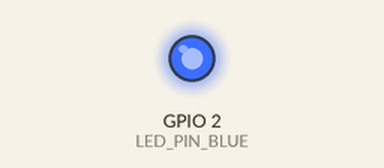
Simulated run of this sketch. Board: ESP8266 (NodeMCU). Shown: output pins drawn as LEDs (lit = HIGH). WiFi joins after 1.5 s; servers stay silent unless stated; not simulated (calls return 0 or success): secrets.h; what the sketch prints to the serial monitor is not drawn.

Above: at 2.3 s.
At 4.1 s:
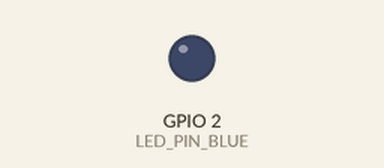
Timing chart, 0 to 42.0 s (numbered marks = the images above):
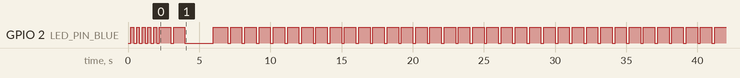

The sketch:

bme280-wifi-mqtt.ino
```cpp
/*
   BME280 temperature and humitdity sensor
   - with MQTT publishing
   - over Wifi
   - USB powered
   - and LED blinking for instant diagnostics
*/

#include <ESP8266WiFi.h>

#include "secrets.h"

#define LED_PIN_BLUE  2
#define LED_ON        LOW
#define LED_OFF       HIGH

boolean wifiWasAlive = true;

void setup() {
  setupLED();
  Serial.begin(115200);
  Serial.println();
  notifyStartup();
  setupWifi();
}

void setupLED() {
  pinMode(LED_PIN_BLUE, OUTPUT);
}

void blinkLED(int times, int on_time, int off_time) {
  for (int i = 0; i < times; i++) {
    digitalWrite(LED_PIN_BLUE, LED_ON);
    delay(on_time);
    digitalWrite(LED_PIN_BLUE, LED_OFF);
    delay(off_time);
  }
}

void notifyStartup() {
  Serial.println("starting...");
  blinkLED(5, 200, 200);
}

void notifyWifiLookup() {
  Serial.print("Looking for WiFi ");
}

void notifyWifiStillTrying() {
  Serial.print(".");
}

void notifyWifiConnected() {
  Serial.printf(" connected to %s\n", WiFi.SSID().c_str());
  blinkLED(1, 2000, 1000);
}

void setupWifi() {
  WiFi.mode(WIFI_STA);
  WiFi.begin(WIFI_NETWORK, WIFI_PASSWORD);
}

void monitorWifi() {
  if (WiFi.status() != WL_CONNECTED) {
    if (wifiWasAlive == true) {
      wifiWasAlive = false;
      notifyWifiLookup();
    }
    notifyWifiStillTrying();
  } else if (wifiWasAlive == false) {
    wifiWasAlive = true;
    notifyWifiConnected();
  }
}

void endOfLoop() {
  blinkLED(1, 200, 800);
}

void loop() {
  monitorWifi();

  endOfLoop();
}
```

Measured:
- by itself, GPIO 2 (LED_PIN_BLUE): HIGH → LOW at 0.40 s, → HIGH 0.20 s later, → LOW 0.20 s later, → HIGH 0.20 s later, … (84 changes in this stretch)
